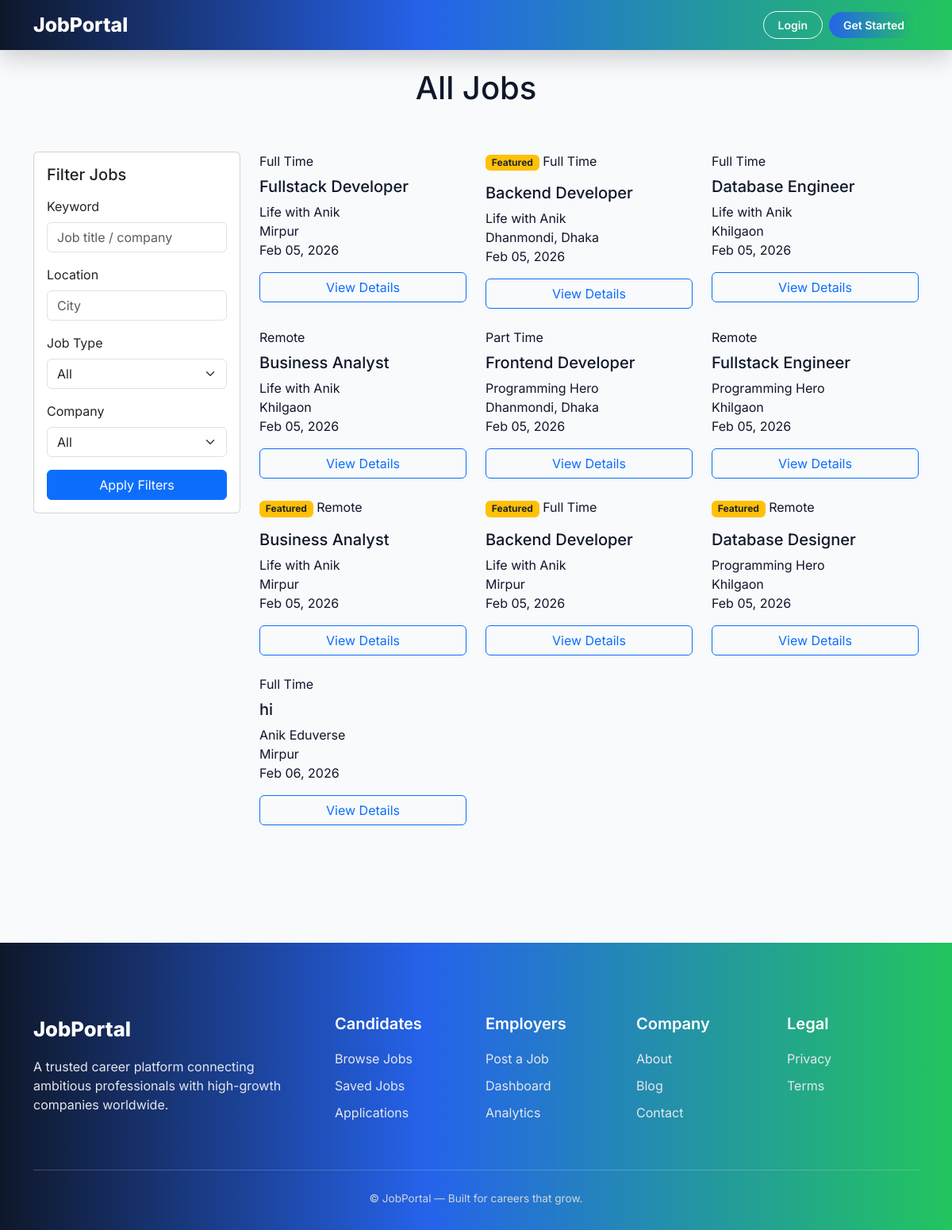
The page /jobs/ on the database as committed earlier.
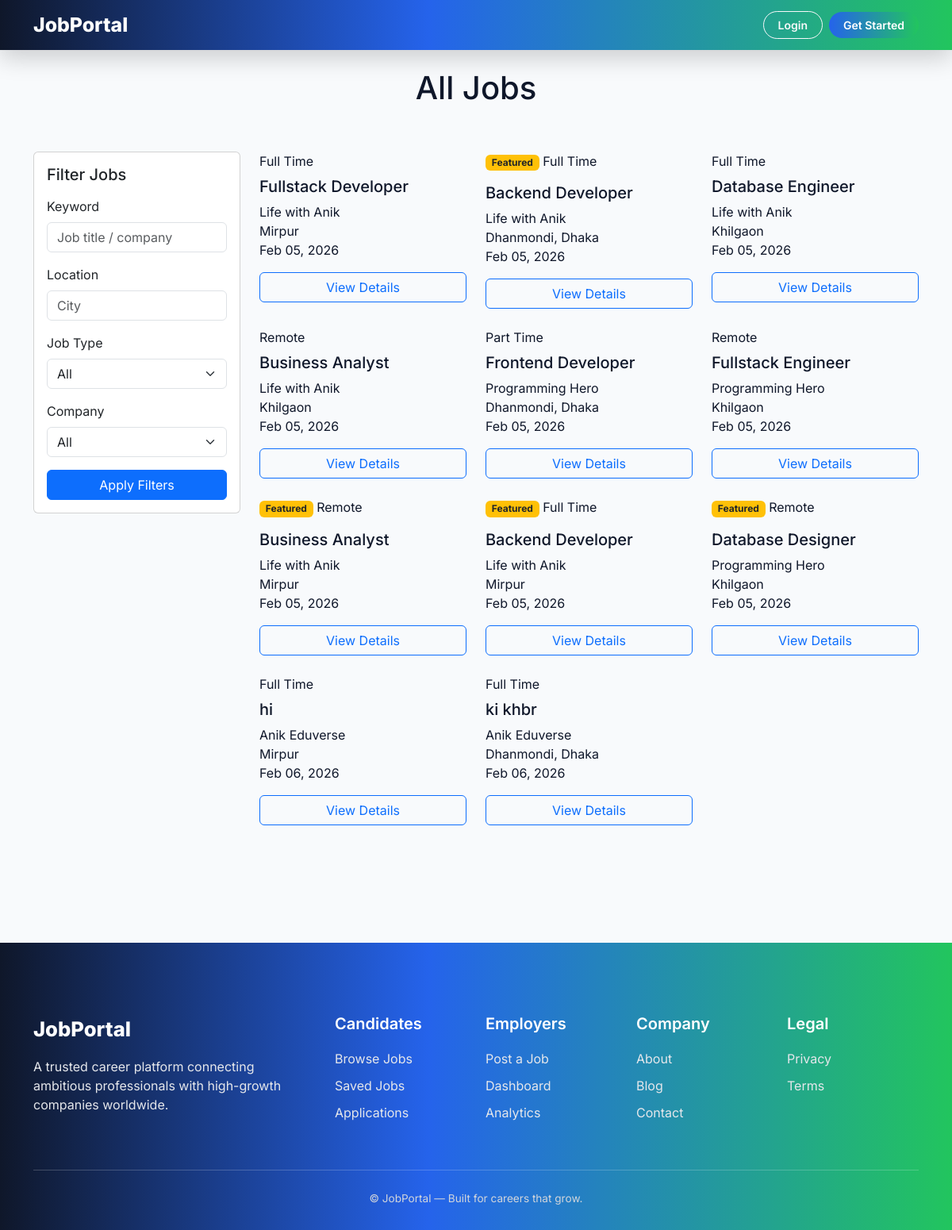
The same page on the database as committed later.
### jobs/models.py (models this page shows, shortened)
class Job(models.Model):
    JOB_TYPE = (
        ('full_time', 'Full Time'),
        ('part_time', 'Part Time'),
        ('remote', 'Remote'),
    )
    category = models.ForeignKey(
        Category,
        on_delete=models.SET_NULL,
        null=True,
        related_name='jobs'
    )
    company = models.ForeignKey(Company, on_delete=models.CASCADE)
    title = models.CharField(max_length=200)
    location = models.CharField(max_length=200)
    job_type = models.CharField(max_length=20, choices=JOB_TYPE)
    salary = models.CharField(max_length=100, blank=True)
    description = models.TextField()
    requirements = models.TextField()
    deadline = models.DateField()
    is_featured = models.BooleanField(default=False)
    featured_until = models.DateTimeField(null=True, blank=True)
    created_at = models.DateTimeField(auto_now_add=True)

### companies/models.py (models this page shows, shortened)
class Company(models.Model):
    owner = models.OneToOneField(User, on_delete=models.CASCADE)
    name = models.CharField(max_length=200)
    logo = models.ImageField(upload_to='company_logos/', blank=True, null=True)
    description = models.TextField()
    website = models.URLField(blank=True)
    location = models.CharField(max_length=200)

### jobs/views.py (the view)
# urls.py: path('jobs/', views.all_jobs, name='all_jobs'),
def all_jobs(request):
    jobs = Job.objects.all()
    q = request.GET.get('q')
    location = request.GET.get('location')
    job_type = request.GET.get('job_type')
    company = request.GET.get('company')
    if q:
        jobs = jobs.filter(
            Q(title__icontains=q) |
            Q(company__name__icontains=q)
        )
    if location:
        jobs = jobs.filter(location__icontains=location)
    if job_type:
        jobs = jobs.filter(job_type=job_type)
    if company:
        jobs = jobs.filter(company_id=company)
    context = {
        'jobs': jobs,
        'job_types': Job.JOB_TYPE,
        'companies': Company.objects.all(),
        'selected_job_type': job_type,
        'selected_company': company,
        'keyword': q,
        'location': location,
    }
    return render(request, 'jobs/alljobs.html', context)

### templates/jobs/alljobs.html (shortened to what this page needs)
{% extends "base.html" %}
{% block content %}
<h1 class="text-center mt-4">All Jobs</h1>
<section class="py-5">
  <div class="container">
    <div class="row">
      <div class="col-lg-3">
        <form method="get" action="{% url 'all_jobs' %}" class="card p-3 mb-4">
          <h5 class="mb-3">Filter Jobs</h5>
          <div class="mb-3">
            <label class="form-label">Keyword</label>
            <input type="text"
                   name="q"
                   class="form-control"
                   placeholder="Job title / company"
                   value="{{ keyword|default_if_none:'' }}">
          </div>
          <div class="mb-3">
            <label class="form-label">Location</label>
            <input type="text"
                   name="location"
                   class="form-control"
                   placeholder="City"
                   value="{{ location|default_if_none:'' }}">
          </div>
          <div class="mb-3">
            <label class="form-label">Job Type</label>
            <select name="job_type" class="form-select">
              <option value="">All</option>
            </select>
          </div>
          <div class="mb-3">
            <label class="form-label">Company</label>
            <select name="company" class="form-select">
              <option value="">All</option>
            </select>
          </div>
          <button type="submit" class="btn btn-primary w-100">
            Apply Filters
          </button>
        </form>
      </div>
      <div class="col-lg-9">
        <div class="row g-4">
          {% for job in jobs %}
          <div class="col-md-6 col-xl-4">
            <div class="latest-card h-100">
              {% if job.is_featured %}
                <span class="badge bg-warning text-dark mb-2">Featured</span>
              {% endif %}
              {% if job.job_type == 'full_time' %}
                <span class="job-type job-full">Full Time</span>
              {% elif job.job_type == 'part_time' %}
                <span class="job-type job-part">Part Time</span>
              {% elif job.job_type == 'remote' %}
                <span class="job-type job-remote">Remote</span>
              {% endif %}
              <h5 class="mt-2">{{ job.title }}</h5>
              <div class="job-meta">
                {{ job.company.name|default:"N/A" }}
              </div>
              <div class="job-meta">
                {{ job.location }}
              </div>
              <div class="job-meta">
                {{ job.created_at|date:"M d, Y" }}
              </div>
              <a href="{% url 'job_detail' job.id %}"
                 class="btn btn-outline-primary w-100 mt-3">
                View Details
              </a>
            </div>
          </div>
          {% empty %}
            <div class="col-12">
              <p class="text-center text-muted mt-5">
                No jobs found with selected filters.
              </p>
            </div>
          {% endfor %}
        </div>
      </div>
    </div>
  </div>
</section>
{% endblock %}

Rows that differ between the two databases and show on the page:
added Job: job_type "Full Time", title "ki khbr", company.name "Anik Eduverse", location "Dhanmondi, Dhaka", created_at "Feb 06, 2026"
